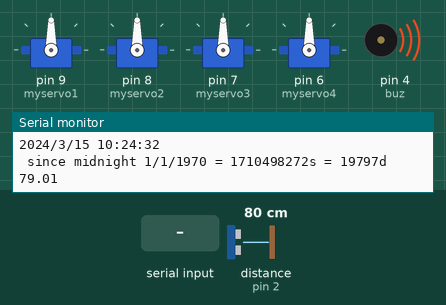
A sketch run on a simulated Arduino Uno, built with avr-gcc and run on an emulated ATmega328P. Shown: 4 × servo, buzzer (waves = sounding), the last lines printed to the serial monitor. Wiring (inferred from the names in the program): ultrasonic range finder: trigger pin 3; echo pin 2. The test bench sets the inputs (shaded band); at power-on: distance to the obstacle (sensor on pin 2) 80 cm. The echo pulse lasts 58.3 µs per cm; the local clock reads 2024-03-15 10:24:30 at power-on unless the sketch sets it.

Above: at 2.4 s.
2.5 s: "5\n" received over Serial
At 5.0 s:
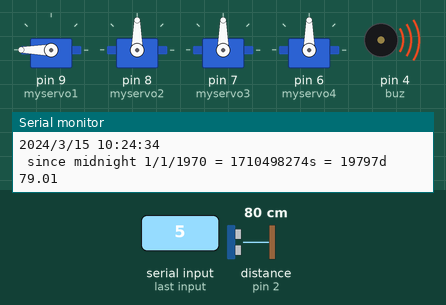
5.5 s: byte 54 ('6') received over Serial
At 8.2 s:
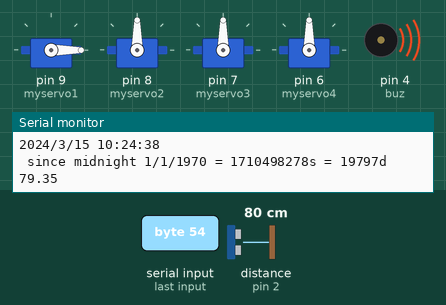
8.5 s: byte 55 ('7') received over Serial
11.5 s: byte 53 ('5') received over Serial
At 13.9 s:
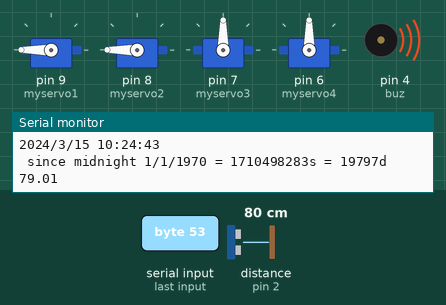
14.5 s: byte 56 ('8') received over Serial
At 17.2 s:
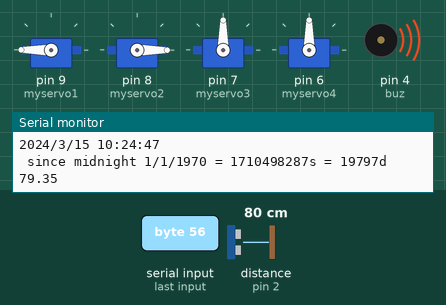
17.5 s: byte 57 ('9') received over Serial
Timing chart, 0 to 20.9 s (numbered marks = the images above; inputs shaded):
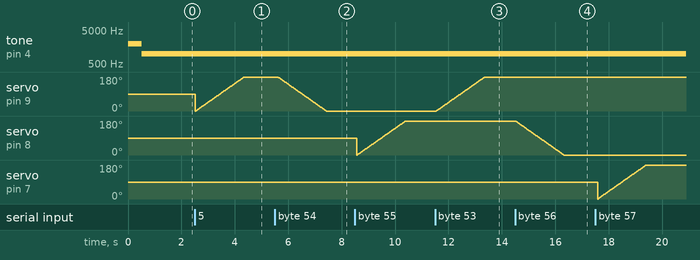

The sketch:

b.max_final.ino
```cpp
// MOTORS PIN
const byte dcpin1=10;
const byte dcpin2=11;
const byte dcpin3=12;
const byte dcpin4=13;
// SERVO
#include <Servo.h>
// S1
Servo myservo1;
int ang1=0;

//S2
Servo myservo2;
int ang2=0;

//S3
Servo myservo3;
int ang3=0;

//S4
Servo myservo4;
int ang4=0;

//ULTRA PIN
const byte Trigger=3;
const byte Echo=2;
float distance;
float duration;

//  buzzer
const byte buz= 4;

// rtc
#include <Wire.h>
#include "RTClib.h"

DS1307 rtc;


void setup() {
   Serial.begin(57600);
#ifdef AVR
  Wire.begin();
#else
  Wire1.begin(); // Shield I2C pins connect to alt I2C bus on Arduino Due
#endif
  rtc.begin();

  if (! rtc.isrunning()) {
    Serial.println("RTC is NOT running!");
    // following line sets the RTC to the date & time this sketch was compiled
    rtc.adjust(DateTime(__DATE__, __TIME__));
  }
Serial.begin (9600);
//OTORS DIFF
pinMode(dcpin1,OUTPUT);
pinMode(dcpin2,OUTPUT);
pinMode(dcpin3,OUTPUT);
pinMode(dcpin4,OUTPUT);
//SERVO DEFF
  myservo1.attach(9);
  myservo2.attach(8);
  myservo3.attach(7);
  myservo4.attach(6);

// ULTRA DIFF
pinMode(Trigger,OUTPUT);
pinMode(Echo,INPUT);
//buzzer
pinMode(buz,OUTPUT);

}


void loop() {
     DateTime now = rtc.now();

    Serial.print(now.year(), DEC);
    Serial.print('/');
    Serial.print(now.month(), DEC);
    Serial.print('/');
    Serial.print(now.day(), DEC);
    Serial.print(' ');
    Serial.print(now.hour(), DEC);
    Serial.print(':');
    Serial.print(now.minute(), DEC);
    Serial.print(':');
    Serial.print(now.second(), DEC);
    Serial.println();

    Serial.print(" since midnight 1/1/1970 = ");
    Serial.print(now.unixtime());
    Serial.print("s = ");
    Serial.print(now.unixtime() / 86400L);
    Serial.println("d");

    if (now.second()== 30){
      tone (buz,2000);
      delay(500);
      tone (buz,1000);
      delay(1000);
      }
      else if (now.hour()==07&&now.minute()==00&&now.second()==00) {
      tone (buz,2000);
      delay(500);
      tone (buz,1000);
      delay(1000);
        }
     else if (now.hour()==04&&now.minute()==30&&now.second()==00) {
      tone (buz,2000);
      delay(500);
      tone (buz,1000);
      delay(1000);
        }
     else if (now.hour()==10&&now.minute()==45&&now.second()==30) {
      tone (buz,2000);
      delay(500);
      tone (buz,1000);
      delay(1000);
        }

  int currentdistance ;
  currentdistance= ultra( );
  // BELTOOTH WORK ON
  if (Serial.available()){
 char x= Serial.read();
 if (distance<20){
       digitalWrite (buz,HIGH);
  }
  else if (distance<5){
 digitalWrite(dcpin1,LOW);
digitalWrite(dcpin2,LOW);
digitalWrite(dcpin3,LOW);
digitalWrite(dcpin4,LOW);
    }
   if (x=='1'){
    Serial.print("f");
digitalWrite(dcpin1,HIGH);
digitalWrite(dcpin2,LOW);
digitalWrite(dcpin3,HIGH);
digitalWrite(dcpin4,LOW);
 if (distance<20){
       digitalWrite (buz,HIGH);
  }
  else if (distance<5){
 digitalWrite(dcpin1,LOW);
digitalWrite(dcpin2,LOW);
digitalWrite(dcpin3,LOW);
digitalWrite(dcpin4,LOW);
    }
}
else if (x=='2'){
  Serial.print("b");

digitalWrite(dcpin1,LOW);
digitalWrite(dcpin2,HIGH);
digitalWrite(dcpin3,LOW);
digitalWrite(dcpin4,HIGH);
 if (distance<20){
       digitalWrite (buz,HIGH);
  }
  else if (distance<5){
 digitalWrite(dcpin1,LOW);
digitalWrite(dcpin2,LOW);
digitalWrite(dcpin3,LOW);
digitalWrite(dcpin4,LOW);
    }
}
  else if (x=='3'){
    Serial.print("r");
digitalWrite(dcpin1,HIGH);
digitalWrite(dcpin2,LOW);
digitalWrite(dcpin3,LOW);
digitalWrite(dcpin4,LOW);
 if (distance<20){
       digitalWrite (buz,HIGH);
  }
  else if (distance<5){
 digitalWrite(dcpin1,LOW);
digitalWrite(dcpin2,LOW);
digitalWrite(dcpin3,LOW);
digitalWrite(dcpin4,LOW);
    }
  }
  else if (x=='4'){
  Serial.print("l");
digitalWrite(dcpin1,LOW);
digitalWrite(dcpin2,LOW);
digitalWrite(dcpin3,HIGH);
digitalWrite(dcpin4,LOW);
 if (distance<20){
       digitalWrite (buz,HIGH);
  }
  else if (distance<5){
 digitalWrite(dcpin1,LOW);
digitalWrite(dcpin2,LOW);
digitalWrite(dcpin3,LOW);
digitalWrite(dcpin4,LOW);
    }
}

else if (x=='5'){
  for (ang1=0;ang1<=180;ang1++){
    myservo1.write(ang1);
    delay(10);
 }
 }
 else if (x=='6'){
 for (ang1=180;ang1>=0;ang1--){
  myservo1.write(ang1);
  delay(10);
 }
 }
else if (x=='7'){
  for (ang2=0;ang2<=180;ang2++){
    myservo2.write(ang2);
    delay(10);
 }
 }
 else if (x=='8'){
 for (ang2=180;ang2>=0;ang2--){
  myservo2.write(ang2);
  delay(10);
 }
 }
 else if (x=='9'){
  for (ang3=0;ang3<=180;ang3++){
    myservo3.write(ang3);
    delay(10);
 }
 }
 else if (x=='0'){
 for (ang3=180;ang3>=0;ang3--){
  myservo3.write(ang3);
  delay(10);
 }
 }
 else if (x=='A'){
  for (ang4=0;ang4<=180;ang4++){
    myservo4.write(ang4);
    delay(10);
 }
 }
 else if (x=='B'){
 for (ang4=180;ang4>=0;ang4--){
  myservo4.write(ang4);
  delay(10);

 }
 }
 else {
  Serial.print("s");
digitalWrite(dcpin1,LOW);
digitalWrite(dcpin2,LOW);
digitalWrite(dcpin3,LOW);
digitalWrite(dcpin4,LOW);
}
 }
  }

  long ultra ( ){
float distanse;
float periode ;
  digitalWrite (Trigger,LOW);
  delayMicroseconds (2);
  digitalWrite (Trigger,HIGH);
  delayMicroseconds (5);
  digitalWrite (Trigger,LOW);

periode = pulseIn (Echo,HIGH );

distanse = periode  / 58.8 ;

Serial.print (distanse );
Serial.println (" ");
delay (100);
return distanse ;
}
```

Measured:
- after the input at 5.5 s, servo on pin 9 (myservo1): moves from 180° to 0° over 1.8 s, starting after 0.12 s
- after the input at 11.5 s, servo on pin 9 (myservo1): moves from 0° to 180° over 1.8 s, starting after 0.05 s
- after the input at 14.5 s, servo on pin 8 (myservo2): moves from 180° to 0° over 1.8 s, starting at once
